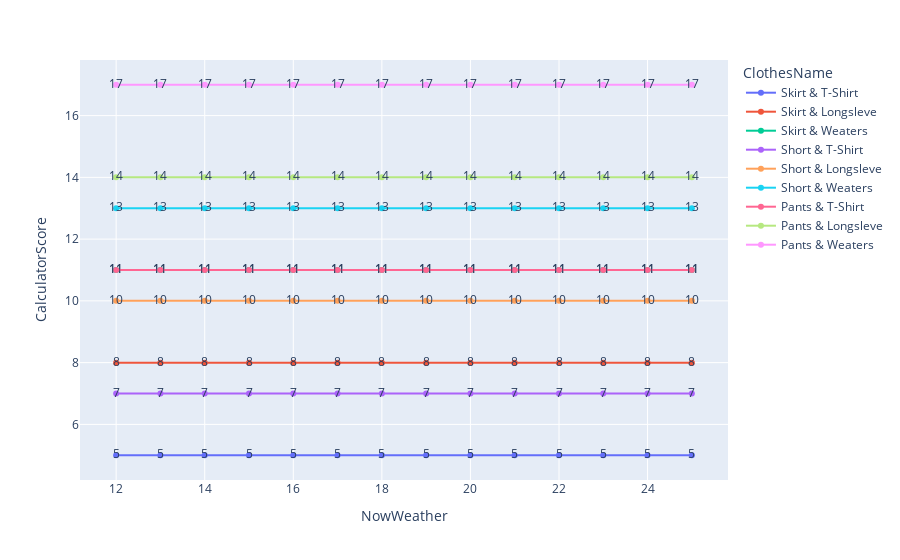

Write notebook code for a chart like this one.
### Code cell
# NowWeather
fig = px.line(df_pair_show, 
    x = 'NowWeather',
    y = 'CalculatorScore',
    color = 'ClothesName',
    text="CalculatorScore")
fig.show()

# fig = px

### Figure 1 — Plotly figure (JSON) as saved in the notebook; plotly's stock layout.template omitted (floating-point values rounded to 4 significant figures)
{"data": [{"hovertemplate": "ClothesName=Skirt & T-Shirt<br>NowWeather=%{x}<br>CalculatorScore=%{text}<extra></extra>", "legendgroup": "Skirt & T-Shirt", "line": {"color": "#636efa", "dash": "solid"}, "marker": {"symbol": "circle"}, "mode": "markers+lines+text", "name": "Skirt & T-Shirt", "orientation": "v", "showlegend": true, "text": [5, 5, 5, 5, 5, 5, 5, 5, 5, 5, 5, 5, 5, 5], "type": "scatter", "x": [12, 13, 14, 15, 16, 17, 18, 19, 20, 21, 22, 23, 24, 25], "xaxis": "x", "y": [5, 5, 5, 5, 5, 5, 5, 5, 5, 5, 5, 5, 5, 5], "yaxis": "y"}, {"hovertemplate": "ClothesName=Skirt & Longsleve<br>NowWeather=%{x}<br>CalculatorScore=%{text}<extra></extra>", "legendgroup": "Skirt & Longsleve", "line": {"color": "#EF553B", "dash": "solid"}, "marker": {"symbol": "circle"}, "mode": "markers+lines+text", "name": "Skirt & Longsleve", "orientation": "v", "showlegend": true, "text": [8, 8, 8, 8, 8, 8, 8, 8, 8, 8, 8, 8, 8, 8], "type": "scatter", "x": [12, 13, 14, 15, 16, 17, 18, 19, 20, 21, 22, 23, 24, 25], "xaxis": "x", "y": [8, 8, 8, 8, 8, 8, 8, 8, 8, 8, 8, 8, 8, 8], "yaxis": "y"}, {"hovertemplate": "ClothesName=Skirt & Weaters<br>NowWeather=%{x}<br>CalculatorScore=%{text}<extra></extra>", "legendgroup": "Skirt & Weaters", "line": {"color": "#00cc96", "dash": "solid"}, "marker": {"symbol": "circle"}, "mode": "markers+lines+text", "name": "Skirt & Weaters", "orientation": "v", "showlegend": true, "text": [11, 11, 11, 11, 11, 11, 11, 11, 11, 11, 11, 11, 11, 11], "type": "scatter", "x": [12, 13, 14, 15, 16, 17, 18, 19, 20, 21, 22, 23, 24, 25], "xaxis": "x", "y": [11, 11, 11, 11, 11, 11, 11, 11, 11, 11, 11, 11, 11, 11], "yaxis": "y"}, {"hovertemplate": "ClothesName=Short & T-Shirt<br>NowWeather=%{x}<br>CalculatorScore=%{text}<extra></extra>", "legendgroup": "Short & T-Shirt", "line": {"color": "#ab63fa", "dash": "solid"}, "marker": {"symbol": "circle"}, "mode": "markers+lines+text", "name": "Short & T-Shirt", "orientation": "v", "showlegend": true, "text": [7, 7, 7, 7, 7, 7, 7, 7, 7, 7, 7, 7, 7, 7], "type": "scatter", "x": [12, 13, 14, 15, 16, 17, 18, 19, 20, 21, 22, 23, 24, 25], "xaxis": "x", "y": [7, 7, 7, 7, 7, 7, 7, 7, 7, 7, 7, 7, 7, 7], "yaxis": "y"}, {"hovertemplate": "ClothesName=Short & Longsleve<br>NowWeather=%{x}<br>CalculatorScore=%{text}<extra></extra>", "legendgroup": "Short & Longsleve", "line": {"color": "#FFA15A", "dash": "solid"}, "marker": {"symbol": "circle"}, "mode": "markers+lines+text", "name": "Short & Longsleve", "orientation": "v", "showlegend": true, "text": [10, 10, 10, 10, 10, 10, 10, 10, 10, 10, 10, 10, 10, 10], "type": "scatter", "x": [12, 13, 14, 15, 16, 17, 18, 19, 20, 21, 22, 23, 24, 25], "xaxis": "x", "y": [10, 10, 10, 10, 10, 10, 10, 10, 10, 10, 10, 10, 10, 10], "yaxis": "y"}, {"hovertemplate": "ClothesName=Short & Weaters<br>NowWeather=%{x}<br>CalculatorScore=%{text}<extra></extra>", "legendgroup": "Short & Weaters", "line": {"color": "#19d3f3", "dash": "solid"}, "marker": {"symbol": "circle"}, "mode": "markers+lines+text", "name": "Short & Weaters", "orientation": "v", "showlegend": true, "text": [13, 13, 13, 13, 13, 13, 13, 13, 13, 13, 13, 13, 13, 13], "type": "scatter", "x": [12, 13, 14, 15, 16, 17, 18, 19, 20, 21, 22, 23, 24, 25], "xaxis": "x", "y": [13, 13, 13, 13, 13, 13, 13, 13, 13, 13, 13, 13, 13, 13], "yaxis": "y"}, {"hovertemplate": "ClothesName=Pants & T-Shirt<br>NowWeather=%{x}<br>CalculatorScore=%{text}<extra></extra>", "legendgroup": "Pants & T-Shirt", "line": {"color": "#FF6692", "dash": "solid"}, "marker": {"symbol": "circle"}, "mode": "markers+lines+text", "name": "Pants & T-Shirt", "orientation": "v", "showlegend": true, "text": [11, 11, 11, 11, 11, 11, 11, 11, 11, 11, 11, 11, 11, 11], "type": "scatter", "x": [12, 13, 14, 15, 16, 17, 18, 19, 20, 21, 22, 23, 24, 25], "xaxis": "x", "y": [11, 11, 11, 11, 11, 11, 11, 11, 11, 11, 11, 11, 11, 11], "yaxis": "y"}, {"hovertemplate": "ClothesName=Pants & Longsleve<br>NowWeather=%{x}<br>CalculatorScore=%{text}<extra></extra>", "legendgroup": "Pants & Longsleve", "line": {"color": "#B6E880", "dash": "solid"}, "marker": {"symbol": "circle"}, "mode": "markers+lines+text", "name": "Pants & Longsleve", "orientation": "v", "showlegend": true, "text": [14, 14, 14, 14, 14, 14, 14, 14, 14, 14, 14, 14, 14, 14], "type": "scatter", "x": [12, 13, 14, 15, 16, 17, 18, 19, 20, 21, 22, 23, 24, 25], "xaxis": "x", "y": [14, 14, 14, 14, 14, 14, 14, 14, 14, 14, 14, 14, 14, 14], "yaxis": "y"}, {"hovertemplate": "ClothesName=Pants & Weaters<br>NowWeather=%{x}<br>CalculatorScore=%{text}<extra></extra>", "legendgroup": "Pants & Weaters", "line": {"color": "#FF97FF", "dash": "solid"}, "marker": {"symbol": "circle"}, "mode": "markers+lines+text", "name": "Pants & Weaters", "orientation": "v", "showlegend": true, "text": [17, 17, 17, 17, 17, 17, 17, 17, 17, 17, 17, 17, 17, 17], "type": "scatter", "x": [12, 13, 14, 15, 16, 17, 18, 19, 20, 21, 22, 23, 24, 25], "xaxis": "x", "y": [17, 17, 17, 17, 17, 17, 17, 17, 17, 17, 17, 17, 17, 17], "yaxis": "y"}], "layout": {"legend": {"title": {"text": "ClothesName"}, "tracegroupgap": 0}, "margin": {"t": 60}, "xaxis": {"anchor": "y", "domain": [0, 1], "title": {"text": "NowWeather"}}, "yaxis": {"anchor": "x", "domain": [0, 1], "title": {"text": "CalculatorScore"}}}}
